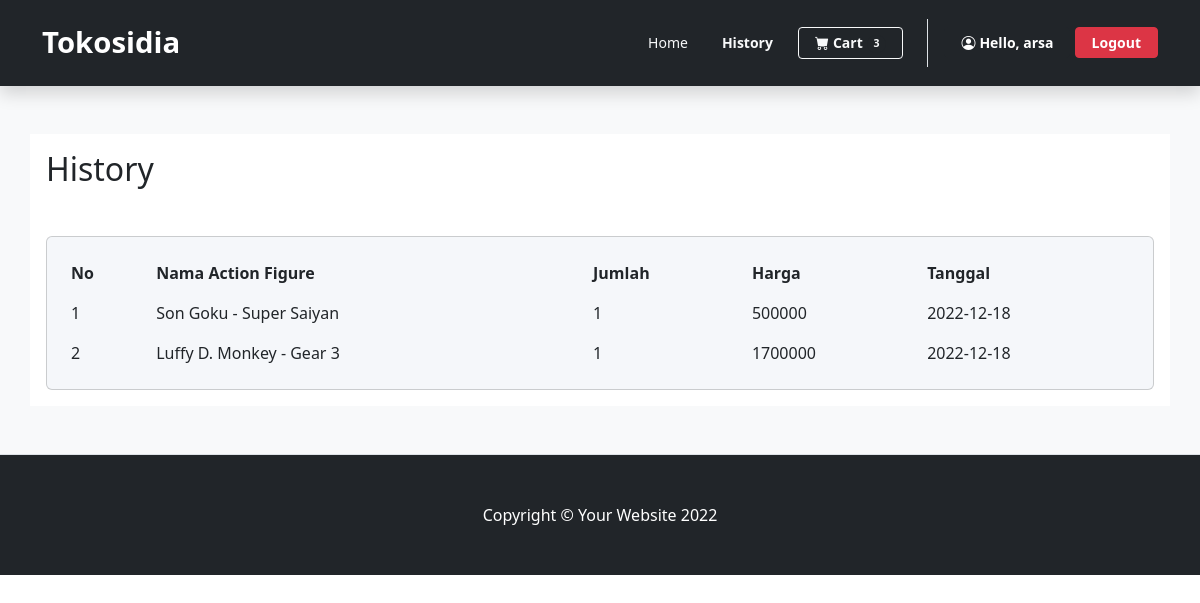
/request.php (signed in), run on the app's committed database.
### tables this page shows
CREATE TABLE `dtrans_beli` (
  `db_id` varchar(5) NOT NULL,
  `db_amount` int(10) NOT NULL,
  `db_hb_id` varchar(5) NOT NULL,
  `db_subtotal` double NOT NULL,
  `db_af_id` varchar(5) NOT NULL,
  PRIMARY KEY (`db_id`),
  KEY `FKHTRANS_DTRANSBELI` (`db_hb_id`),
  CONSTRAINT `FKHTRANS_DTRANSBELI` FOREIGN KEY (`db_hb_id`) REFERENCES `htrans_beli` (`hb_id`)
);

CREATE TABLE `actionfigure` (
  `af_id` varchar(5) NOT NULL,
  `af_name` varchar(500) NOT NULL,
  `af_price` double NOT NULL,
  `af_stock` int(10) NOT NULL,
  `af_status` int(10) NOT NULL,
  `af_se_id` varchar(5) NOT NULL,
  `af_desc` varchar(255) NOT NULL,
  `af_image_path` varchar(255) NOT NULL,
  PRIMARY KEY (`af_id`),
  KEY `FKSERIES_ACTIONFIGURE` (`af_se_id`),
  CONSTRAINT `FKSERIES_ACTIONFIGURE` FOREIGN KEY (`af_se_id`) REFERENCES `series` (`se_id`)
);

CREATE TABLE `htrans_beli` (
  `hb_id` varchar(5) NOT NULL,
  `hb_date` date NOT NULL,
  `hb_total` double NOT NULL,
  `hb_customerid` varchar(5) NOT NULL,
  `hb_di_id` varchar(5) DEFAULT NULL,
  PRIMARY KEY (`hb_id`),
  KEY `FKCUSTOMER_HTRANSBELI` (`hb_customerid`),
  KEY `FKDISCOUNT_HTRANSBELI` (`hb_di_id`),
  CONSTRAINT `FKCUSTOMER_HTRANSBELI` FOREIGN KEY (`hb_customerid`) REFERENCES `users` (`us_id`),
  CONSTRAINT `FKDISCOUNT_HTRANSBELI` FOREIGN KEY (`hb_di_id`) REFERENCES `discount` (`di_id`)
);

### request.php (the view, shortened to what this page needs)
<?php
    require('action.php');
    $cart = "";
    if(isset($_SESSION['userLogin'])){
        $select_query = "SELECT count(*) as 'cart' FROM cart where ca_us_id = '".$_SESSION['userLogin']['id']."' and ca_status = 'Requested'";
        $cart = $con->query($select_query);
        $cart = $cart->fetch_assoc();
        $cart = $cart['cart'];
    }
?>
<!DOCTYPE html>
<html lang="en">
    <head>
        <link href="https://cdn.jsdelivr.net/npm/bootstrap-icons@1.4.1/font/bootstrap-icons.css" rel="stylesheet">
        <link href="https://cdn.jsdelivr.net/npm/bootstrap@5.2.2/dist/css/bootstrap.min.css" rel="stylesheet">
        <link href="assets/css/general.css" rel="stylesheet">
    </head>
    <body>
        <nav class="navbar navbar-expand-lg p-3 position-sticky top-0 w-100 shadow navbar-dark bg-dark">
            <div class="container">
                <a class="navbar-brand" href="index.php" style="font-size: 22pt; font-weight: bold;">Tokosidia</a>
                <div class="collapse navbar-collapse" id="navbarSupportedContent">
                    <ul class="navbar-nav ms-auto mb-2 me-3 mb-lg-0 px-3 border-end">
                        <li class="nav-item">
                            <a class="nav-link" aria-current="page" href="index.php">
                                <button class="btn btn-sm text-light">Home</button>
                            </a>
                        </li>
                        <li class="nav-item">
                            <a class="nav-link" href="">
                                <button class="btn btn-sm text-light fw-bold">History</button>
                            </a>
                        </li>
                        <li class="nav-item">
                            <form class="nav-link" action="" method="post">
                                <button class="btn btn-outline-light btn-sm px-3 fw-bold" type="submit" name='cart'>
                                    <i class="bi-cart-fill me-1"></i>Cart<span class="badge bg-dark text-light ms-1 rounded-pill"><?=$cart?></span>
                                </button>
                            </form>
                        </li>
                    </ul>
                    <form class="d-flex" role="search" action="" method="post">
                        <div class="d-grid gap-2 d-md-block">
                            <button class="btn btn-dark btn-sm px-3 fw-bold" name="profile">
                                <i class="bi bi-person-circle fill me-1"></i>Hello, <?=$_SESSION['userLogin']['username']?>
                            </button>
                            <button class="btn btn-danger btn-sm px-3 fw-bold" name="logout">
                                Logout
                            </button>
                        </div>
                    </form>
                </div>
            </div>
        </nav>
        <section class="intro py-5 border-bottom bg-light" id="features">
            <div class="mask d-flex h-100">
                <div class="container bg-white py-3 px-3">
                    <h2 class='mb-5'>History</h2>
                    <div class="row justify-content-center">
                        <div class="col-12">
                            <div class="card shadow-2-strong" style="background-color: #f5f7fa;">
                                <div class="card-body">
                                    <div class="table-responsive">
                                        <table class="table table-borderless mb-0 align-items-center justify-content-center">
                                            <thead>
                                            <tr>
                                                <th scope="col">No </th>
                                                <th scope="col">Nama Action Figure</th>
                                                <th scope="col">Jumlah</th>
                                                <th scope="col">Harga</th>
                                                <th scope="col">Tanggal</th>
                                            </tr>
                                            </thead>
                                            <tbody>
                                            <tbody>
                                                <?php
                                                    $select_query = "
                                                    SELECT af.af_name as 'nama', db.db_amount as 'jumlah', db.db_subtotal as 'total', hb.hb_date as 'tanggal' from dtrans_beli db
                                                    join htrans_beli hb on hb.hb_id = db.db_hb_id
                                                    join actionfigure af on af.af_id = db.db_af_id
                                                    where hb.hb_customerid = '".$_SESSION['userLogin']['id']."'";
                                                    $isi = mysqli_query($con, $select_query);
                                                    $counter = 0;
                                                    while($row = mysqli_fetch_array($isi)){
                                                ?>
                                                    <tr>
                                                        <td><?=++$counter?></td>
                                                        <td><?=$row['nama']?></td>
                                                        <td><?=$row['jumlah']?></td>
                                                        <td><?=$row['total']?></td>
                                                        <td><?=$row['tanggal']?></td>
                                                    </tr>
                                                <?php
                                                    }
                                                ?>
                                            </tbody>
                                        </table>
                                    </div>
                                </div>
                            </div>
                        </div>
                    </div>
                </div>
            </div>
        </section>
                                                    <td class="d-grid gap-2">
        <footer class="py-5 bg-dark">
            <div class="container px-5"><p class="m-0 text-center text-white">Copyright &copy; Your Website 2022</p></div>
        </footer>
    </body>
</html>

### data on the page
dtrans_beli: actionfigure.af_name "Son Goku - Super Saiyan", db_amount "1", db_subtotal "500000", db_hb.hb_date "2022-12-18"
dtrans_beli: actionfigure.af_name "Luffy D. Monkey - Gear 3", db_amount "1", db_subtotal "1700000", db_hb.hb_date "2022-12-18"

### other printed values
$cart "3"
$_SESSION['userLogin']['username'] "arsa"
